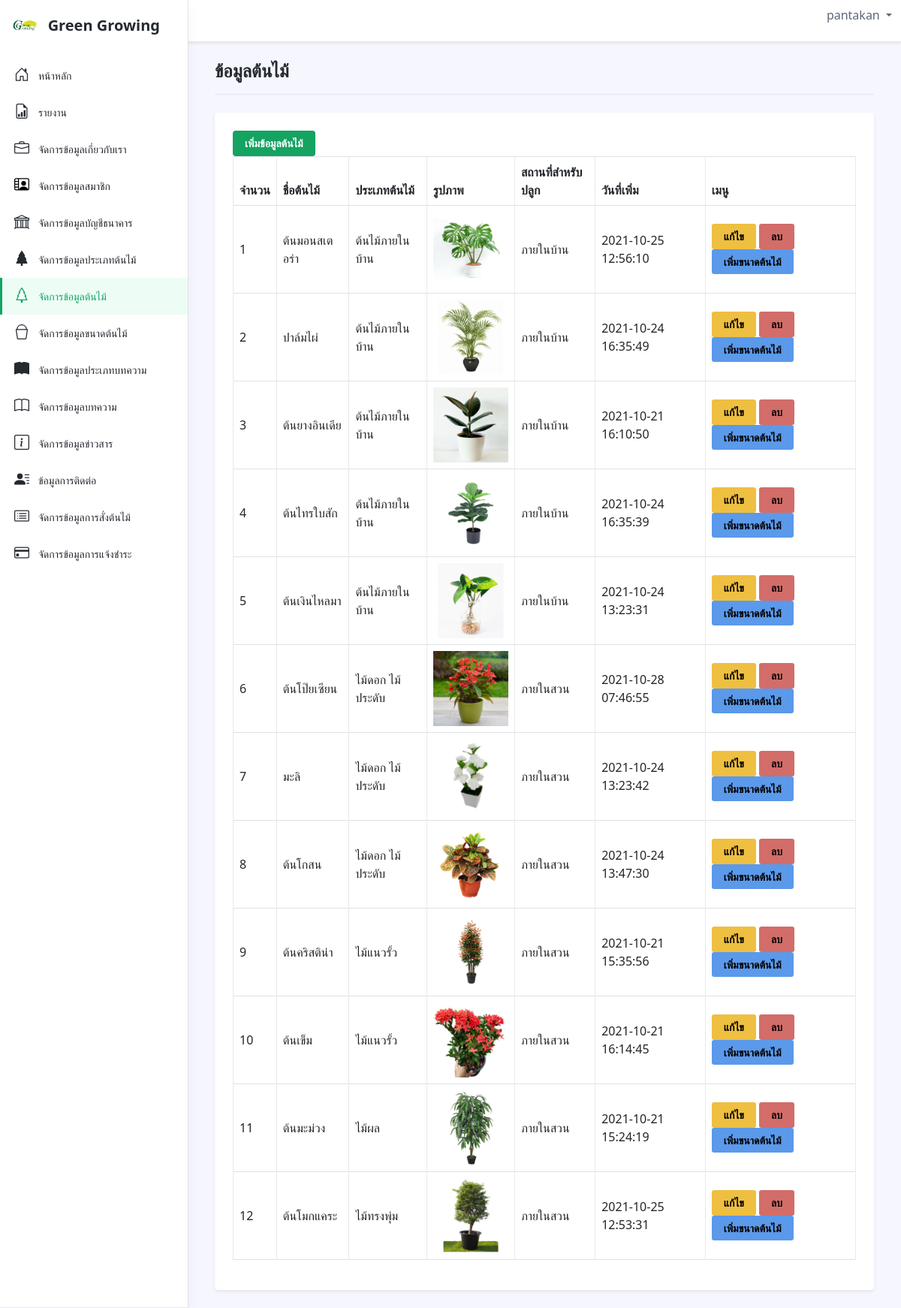
Page /admin/index.php?page=product (signed in) on the committed database.
### tables this page shows
CREATE TABLE `db_product` (
  `product_id` int(11) NOT NULL COMMENT 'รหัสหัวข้อสินค้า',
  `pt_id` int(11) NOT NULL COMMENT 'รหัสประเภทสินค้า',
  `p_name` varchar(50) NOT NULL COMMENT 'ชื่อสินค้า',
  `p_detail` text NOT NULL,
  `p_pic` varchar(100) NOT NULL COMMENT 'ภาพสินค้า',
  `p_place` varchar(100) NOT NULL COMMENT 'สถานที่ปลูก',
  `p_view` int(11) NOT NULL,
  `p_date` timestamp NOT NULL DEFAULT current_timestamp() ON UPDATE current_timestamp() COMMENT 'วันที่'
);

CREATE TABLE `db_product_type` (
  `pt_id` int(11) NOT NULL COMMENT 'รหัสประเภทสินค้า',
  `pt_name` varchar(50) NOT NULL COMMENT 'ชื่อประเภทสินค้า'
);

### admin/product/index.php (the view, shortened to what this page needs)
<?php
    $sql = "SELECT *
            FROM db_product p
            INNER JOIN db_product_type pt ON p.pt_id = pt.pt_id";
    $query = mysqli_query($conn, $sql);
?>
<div class="row justify-content-between">
    <div class="col-auto">
        <h1 class="app-page-title mb-0">ข้อมูลต้นไม้</h1>
    </div>
    <div class="col-auto">
    </div>
</div>
<hr class="mb-4">
<div class="row g-4 settings-section">
<div class="col-12 col-md-12">
    <div class="app-card app-card-settings shadow-sm p-4">
        <div class="app-card-body">
            <a href="?page=<?=$_GET['page']?>&function=insert" class="btn btn-primary text-white ">เพิ่มข้อมูลต้นไม้</a>
            <table class="table table-hover table-bordered" id="tableadmin">
                <thead >
                    <tr>
                        <th scope="col">จำนวน</th>
                        <th scope="col">ชื่อต้นไม้</th>
                        <th scope="col">ประเภทต้นไม้</th>
                        <th scope="col">รูปภาพ</th>
                        <th scope="col">สถานที่สำหรับปลูก</th>
                        <th scope="col">วันที่เพิ่ม</th>
                        <th scope="col">เมนู</th>
                    </tr>
                </thead>
                <tbody>
                    <?php
                        $i = 1;
                        foreach($query as $data):
                    ?>
                        <tr>
                            <td class="align-middle"><?=$i++?></td>
                            <td class="align-middle"><?=$data['p_name']?></td>
                            <td class="align-middle"><?=$data['pt_name']?></td>
                            <td class="align-middle"><img src="upload/product/<?=$data['p_pic']?>" width="100" ></td>
                            <td class="align-middle"><?=$data['p_place']?></td>
                            <td class="align-middle"><?=$data['p_date']?></td>
                            <td class="align-middle">
                                <a href="?page=<?=$_GET['page']?>&function=update&id=<?=$data['product_id']?>" class="btn btn-sm btn-warning">แก้ไข</a>
                                <a href="?page=<?=$_GET['page']?>&function=delete&id=<?=$data['product_id']?>" onclick="return confirm('ลบข้อมูลต้นไม้<?=$data['p_name']?>')"
                                class="btn btn-sm btn-danger">ลบ</a>
                                <a href="?page=<?=$_GET['page']?>&function=insert_ps&id=<?=$data['product_id']?>" class="btn btn-sm btn-info">เพิ่มขนาดต้นไม้</a>
                            </td>
                        </tr>
                    <?php endforeach;?>
                </tbody>
             </table>
        </div>
    </div>
</div>
</div>

### rows in the picture
db_product: p_name "ต้นมอนสเตอร่า", pt.pt_name "ต้นไม้ภายในบ้าน", p_pic (picture), p_place "ภายในบ้าน", p_date "2021-10-25 12:56:10"
db_product: p_name "ปาล์มไผ่", pt.pt_name "ต้นไม้ภายในบ้าน", p_pic (picture), p_place "ภายในบ้าน", p_date "2021-10-24 16:35:49"
db_product: p_name "ต้นยางอินเดีย", pt.pt_name "ต้นไม้ภายในบ้าน", p_pic (picture), p_place "ภายในบ้าน", p_date "2021-10-21 16:10:50"
db_product: p_name "ต้นไทรใบสัก", pt.pt_name "ต้นไม้ภายในบ้าน", p_pic (picture), p_place "ภายในบ้าน", p_date "2021-10-24 16:35:39"
db_product: p_name "ต้นเงินไหลมา", pt.pt_name "ต้นไม้ภายในบ้าน", p_pic (picture), p_place "ภายในบ้าน", p_date "2021-10-24 13:23:31"
db_product: p_name "ต้นโป๊ยเซียน", pt.pt_name "ไม้ดอก ไม้ประดับ", p_pic (picture), p_place "ภายในสวน", p_date "2021-10-28 07:46:55"
db_product: p_name "มะลิ", pt.pt_name "ไม้ดอก ไม้ประดับ", p_pic (picture), p_place "ภายในสวน", p_date "2021-10-24 13:23:42"
db_product: p_name "ต้นโกสน", pt.pt_name "ไม้ดอก ไม้ประดับ", p_pic (picture), p_place "ภายในสวน", p_date "2021-10-24 13:47:30"
db_product: p_name "ต้นคริสติน่า", pt.pt_name "ไม้แนวรั้ว", p_pic (picture), p_place "ภายในสวน", p_date "2021-10-21 15:35:56"
db_product: p_name "ต้นเข็ม", pt.pt_name "ไม้แนวรั้ว", p_pic (picture), p_place "ภายในสวน", p_date "2021-10-21 16:14:45"
db_product: p_name "ต้นมะม่วง", pt.pt_name "ไม้ผล", p_pic (picture), p_place "ภายในสวน", p_date "2021-10-21 15:24:19"
db_product: p_name "ต้นโมกแคระ", pt.pt_name "ไม้ทรงพุ่ม", p_pic (picture), p_place "ภายในสวน", p_date "2021-10-25 12:53:31"

### other values in the picture
$_SESSION['user_login'] "pantakan"
